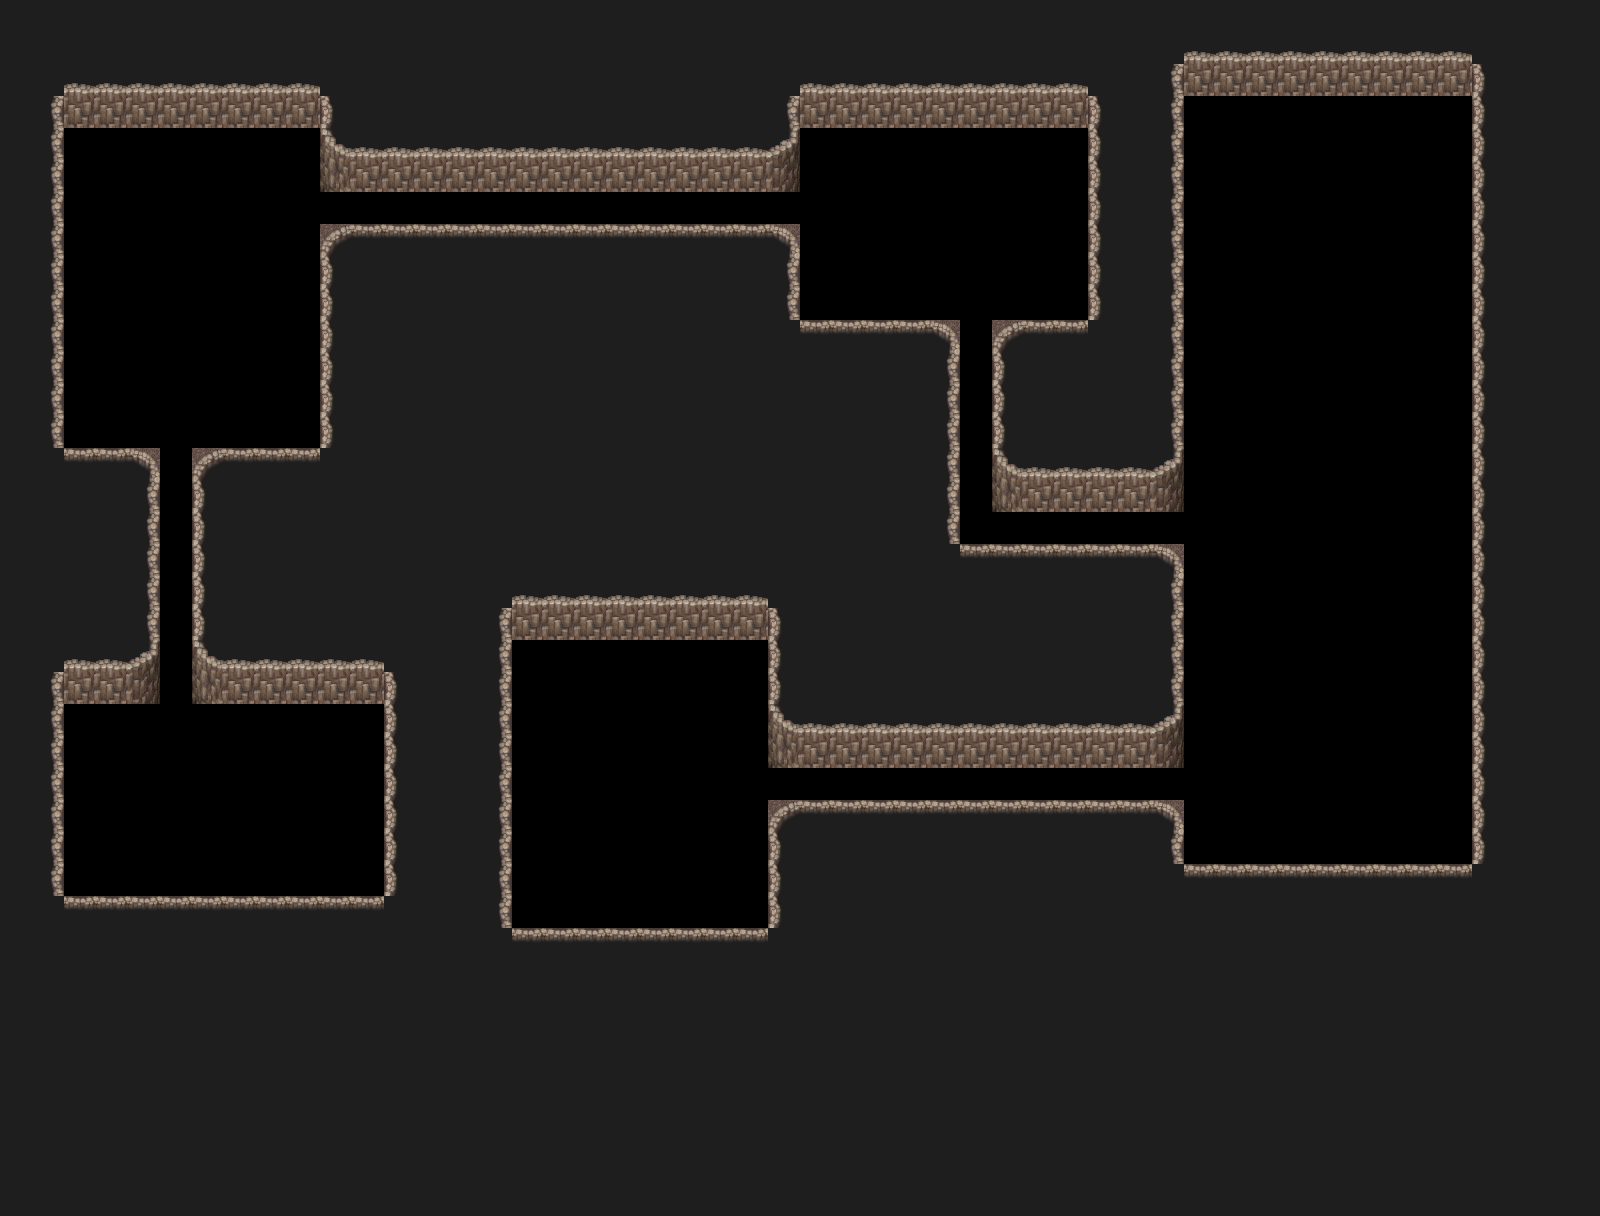

This game map was drawn from its Tiled (.tmx) file and the tilesets committed beside it. A one-line description and the trimmed map source follow:
An orthogonal 50x38 tile map with 32x32 px tiles, 1 tile layer (F4), 15 hidden layers not drawn, 5 tilesets.

<map version="1.2" tiledversion="1.3.1" orientation="orthogonal" renderorder="right-down" compressionlevel="0" width="50" height="38" tilewidth="32" tileheight="32" infinite="0" nextlayerid="28" nextobjectid="1">
 <editorsettings>
  <export target="新しいフォルダー/.csv" format="csv" />
 </editorsettings>
 <tileset firstgid="1" source="Cave1-A2.tsx" />
 <tileset firstgid="193" source="Cave1-EarthA5.tsx" />
 <tileset firstgid="321" source="Cave1-RockB.tsx" />
 <tileset firstgid="449" source="Ruin-F.tsx" />
 <tileset firstgid="705" source="../ITEMIMAGE/ITEM.tsx" />
 <layer id="17" name="map下" width="50" height="38" visible="0" locked="1">
  <data>[1900 cells, 1900 non-empty, 1 distinct tile ids]</data>
 </layer>
 <layer id="18" name="F4" width="50" height="38" locked="1">
  <data>[1900 cells, 1369 non-empty, 12 distinct tile ids]</data>
 </layer>
 <layer id="27" name="F4atari" width="50" height="38" visible="0" locked="1">
  <data>[1900 cells, 1900 non-empty, 3 distinct tile ids]</data>
 </layer>
 <layer id="15" name="map下" width="50" height="38" visible="0" locked="1">
  <data>[1900 cells, 1900 non-empty, 1 distinct tile ids]</data>
 </layer>
 <layer id="11" name="map下" width="50" height="38" visible="0" locked="1">
  <data>[1900 cells, 1900 non-empty, 1 distinct tile ids]</data>
 </layer>
 <layer id="13" name="F2" width="50" height="38" visible="0" locked="1">
  <data>[1900 cells, 958 non-empty, 22 distinct tile ids]</data>
 </layer>
 <layer id="25" name="F2atari" width="50" height="38" visible="0" locked="1">
  <data>[1900 cells, 1900 non-empty, 3 distinct tile ids]</data>
 </layer>
 <layer id="14" name="map下" width="50" height="38" visible="0" locked="1">
  <data>[1900 cells, 1900 non-empty, 1 distinct tile ids]</data>
 </layer>
 <layer id="12" name="F1" width="50" height="38" visible="0" locked="1">
  <data>[1900 cells, 1185 non-empty, 21 distinct tile ids]</data>
 </layer>
 <layer id="16" name="F3" width="50" height="38" visible="0" locked="1" opacity="0.8">
  <data>[1900 cells, 1437 non-empty, 22 distinct tile ids]</data>
 </layer>
 <layer id="26" name="F3atari" width="50" height="38" visible="0" locked="1">
  <data>[1900 cells, 1900 non-empty, 3 distinct tile ids]</data>
 </layer>
 <layer id="21" name="bossmap下" width="50" height="38" visible="0" locked="1">
  <data>[1900 cells, 1900 non-empty, 1 distinct tile ids]</data>
 </layer>
 <layer id="19" name="boss" width="50" height="38" visible="0" locked="1">
  <data>[1900 cells, 1477 non-empty, 8 distinct tile ids]</data>
 </layer>
 <layer id="24" name="bossatari" width="50" height="38" visible="0" locked="1">
  <data>[1900 cells, 1900 non-empty, 2 distinct tile ids]</data>
 </layer>
 <layer id="22" name="F1atari" width="50" height="38" visible="0" locked="1">
  <data>[1900 cells, 1900 non-empty, 3 distinct tile ids]</data>
 </layer>
 <layer id="23" name="アイテム" width="50" height="38" visible="0" locked="1">
  <data>[1900 cells, 4 non-empty, 4 distinct tile ids]</data>
 </layer>
</map>
